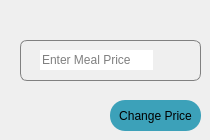
            <widget class="QWidget" name="page_6">
             <widget class="QLabel" name="label_44">
              <property name="geometry">
               <rect>
                <x>20</x>
                <y>40</y>
                <width>181</width>
                <height>41</height>
               </rect>
              </property>
              <property name="styleSheet">
               <string notr="true">QLabel {
    border: 1px solid grey;
    border-radius: 7px;
    padding: 5px;
}</string>
              </property>
              <property name="text">
               <string/>
              </property>
             </widget>
             <widget class="QPushButton" name="pricecheckbtn">
              <property name="geometry">
               <rect>
                <x>110</x>
                <y>100</y>
                <width>91</width>
                <height>31</height>
               </rect>
              </property>
              <property name="styleSheet">
               <string notr="true">background-color: qlineargradient(spread:pad, x1:0, y1:0, x2:1, y2:0, stop:0 rgb(60, 161, 185));
border-radius:15px;
</string>
              </property>
              <property name="text">
               <string>Change Price</string>
              </property>
             </widget>
             <widget class="QLineEdit" name="mealP_3">
              <property name="geometry">
               <rect>
                <x>40</x>
                <y>50</y>
                <width>113</width>
                <height>20</height>
               </rect>
              </property>
              <property name="styleSheet">
               <string notr="true">border:none;
</string>
              </property>
              <property name="placeholderText">
               <string>Enter Meal Price</string>
              </property>
             </widget>
            </widget>
